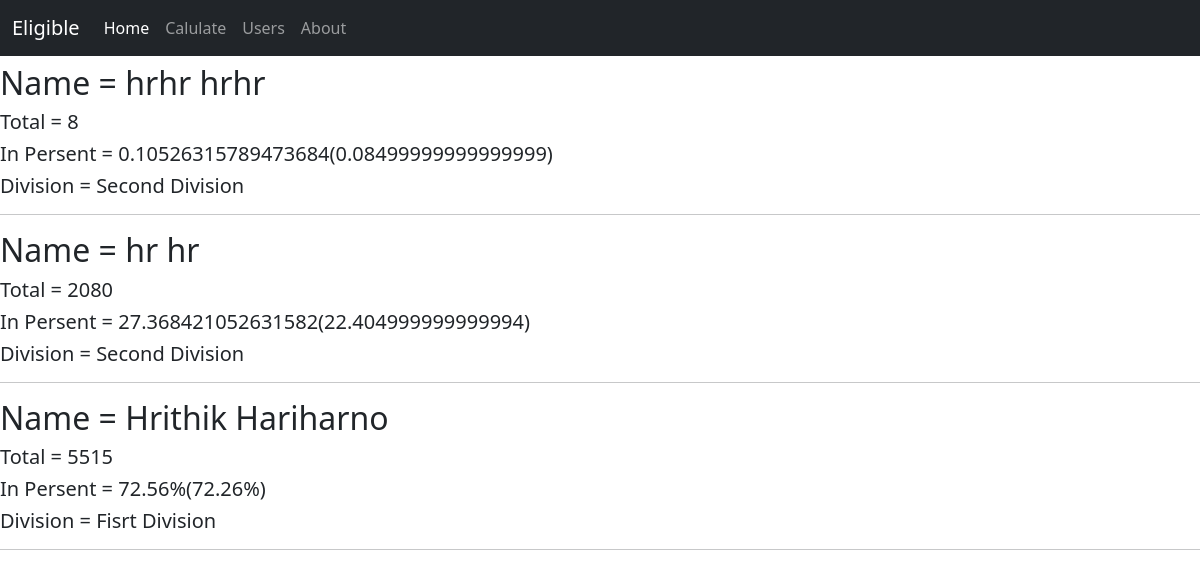
/users/, run on the app's committed database.
### mark/models.py (models this page shows, shortened)
class Ex(models.Model):
    user_id = models.AutoField(primary_key=True)
    user_name = models.CharField(max_length=20)
    user_total = models.CharField(max_length=20)
    user_percent = models.CharField(max_length=20)
    user_division = models.CharField(max_length=20)

### mark/views.py (the view)
# urls.py: path('users/',views.users, name='users'),
def users(request):
    user1 = Ex.objects.all()
    prs = {'user':user1}
    return render(request,'users.html',prs)

### templates/users.html (shortened to what this page needs)
{% extends 'base.html' %}
{% block body %}
{% for i in user %}
<div class="col my-2 ">
    <h2>
        Name = {{i.user_name}}
    </h2>
    <h5>
        Total = {{i.user_total}}
    </h5>
    <h5>
        In Persent = {{i.user_percent}}
    </h5>
    <h5>
        Division = {{i.user_division}}
    </h5>
</div>
<hr>
{% endfor %}
{% endblock %}

### templates/base.html (shortened to what this page needs)
<!doctype html>
<html lang="en">
  <head>
    <link href="https://cdn.jsdelivr.net/npm/bootstrap@5.1.1/dist/css/bootstrap.min.css" rel="stylesheet">
    {% load static %}
  </head>
  <body>
    <nav class="navbar navbar-expand-lg navbar-dark bg-dark">
        <div class="container-fluid">
          <a class="navbar-brand" href="/">Eligible</a>
          <div class="collapse navbar-collapse" id="navbarNav">
            <ul class="navbar-nav">
              <li class="nav-item">
                <a class="nav-link active" aria-current="page" href="/">Home</a>
              </li>
              <li class="nav-item">
                <a class="nav-link" href="/index">Calulate</a>
              </li>
              <li class="nav-item">
                <a class="nav-link" href="/users">Users</a>
              </li>
              <li class="nav-item">
                <a class="nav-link" href="/about">About</a>
              </li>
            </ul>
          </div>
        </div>
      </nav>
    {% block body %}{% endblock %}
  </body>
</html>

### data on the page
Ex: user_name "hrhr hrhr", user_total "8", user_percent "0.10526315789473684(0.08499999999999999)", user_division "Second Division"
Ex: user_name "hr hr", user_total "2080", user_percent "27.368421052631582(22.404999999999994)", user_division "Second Division"
Ex: user_name "Hrithik Hariharno", user_total "5515", user_percent "72.56%(72.26%)", user_division "Fisrt Division"
